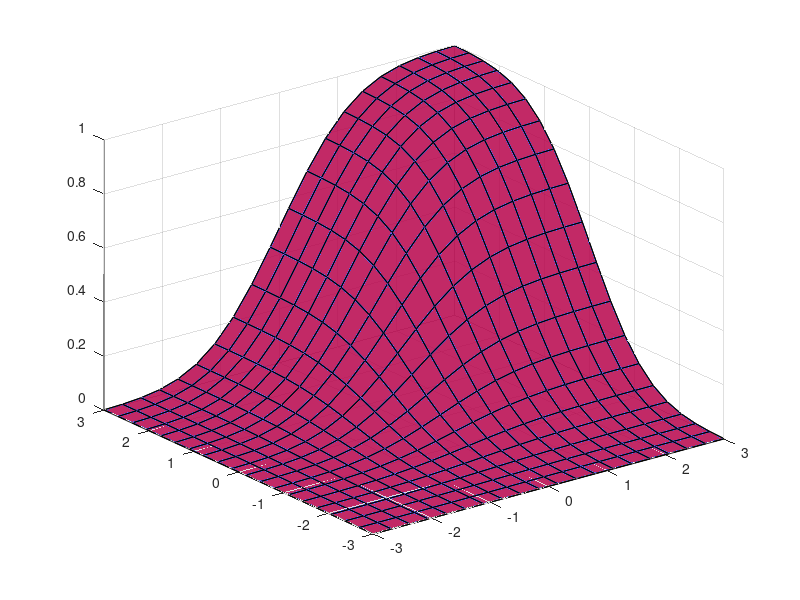

Reproduce this figure in MATLAB. (Note: this script raises an error after producing the figure.)

x = linspace(-3, 3, 20);
y = x;
[X, Y] = meshgrid(x,y);
% uniform marginals
F = [normcdf(X(:),0,1), normcdf(Y(:),0,1)];

Z = copulacdf('Gaussian', F, 0.1);
Z = reshape(Z, length(x), []);

surf(X,Y,Z, 'FaceAlpha', 0.6, 'FaceColor', 'blue')

NZ = mvncdf([X(:), Y(:)], [0, 0], [1, 0.1; 0.1, 1]);
NZ = reshape(NZ, length(x), []);

hold on
surf(X,Y,Z, 'FaceAlpha', 0.6, 'FaceColor', 'red')

%%
% G2    bivariate cdf of the copula
% g2    bivariate pdf of the copula
% G1    univariate cdf of the copula
% invF  univariate marginal cdf of the examined distribution
% all functions must accept arrays and output array, element-wise processing is required
clear all
close all
clc

mean_xi = 1;
mean_xj = 1;
stdv_xi = 1;
stdv_xj = 1;

invFi = @(P) lognorminv(P, mean_xi, stdv_xi/mean_xi);
invFj = @(P) lognorminv(P, mean_xj, stdv_xj/mean_xj);

ymin = -8;
ymax = 8;
rho_ij = 0.1;

copulatype = 'Gaussian';

switch lower(copulatype)
    case 'gaussian'
        % standard normal with correlation rho_e
        %g2 = @(yi, yj, rho_e) reshape(mvnpdf([yi(:), yj(:)], [0, 0], [1, rho_e; rho_e, 1]), size(yi,1), size(yi,2));
        g2 = @(yi, yj, rho_e) 1/(2*pi*sqrt(1-rho_e^2)) * exp(-1/(2*(1-rho_e^2)) * (yi.^2 - 2*rho_e*yi.*yj + yj.^2));
        G1 = @(y) normcdf(y);        
end

I = @(yi, yj, rho_e) (invFi(G1(yi)) - mean_xi).*(invFj(G1(yj)) - mean_xj).*g2(yi, yj, rho_e);

rho = @(rho_e) 1/(stdv_xi*stdv_xj)*integral2(@(yi, yj) I(yi, yj, rho_e), ymin, ymax, ymin, ymax);

rho_diff = @(rho_e) abs(rho(rho_e) - rho_ij);

tic
[x,fval,exitflag,output] = fmincon(rho_diff, rho_ij, [1;-1], [1;0]);%fzero(rho_diff, [0,1-1e-5]);
toc
disp(['The equivalent correlation coefficient: ', num2str(x)])